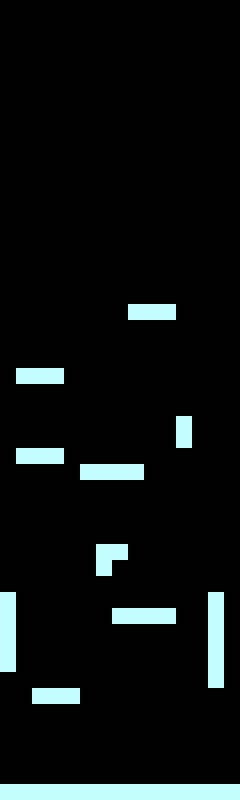

Below is a game level as drawn by its tile map, then a one-line description and the .tmx file that defines it, in full:
An orthogonal 15x50 tile map with 16x16 px tiles, 1 tile layer (tilelayer).

<map version="1.10" tiledversion="1.11.2" orientation="orthogonal" renderorder="right-down" width="15" height="50" tilewidth="16" tileheight="16" infinite="0" nextlayerid="2" nextobjectid="1">
 <editorsettings>
  <export target="../../HEW_2025/Assets/Stages/TestStage.json" format="json" />
 </editorsettings>
 <properties>
  <property name="type" value="StaticBlock" />
 </properties>
 <tileset firstgid="1" source="Block.tsx" />
 <layer id="1" name="tilelayer" width="15" height="50">
  <properties>
   <property name="type" value="StaticBlock" />
  </properties>
  <data encoding="csv">
0,0,0,0,0,0,0,0,0,0,0,0,0,0,0,
0,0,0,0,0,0,0,0,0,0,0,0,0,0,0,
0,0,0,0,0,0,0,0,0,0,0,0,0,0,0,
0,0,0,0,0,0,0,0,0,0,0,0,0,0,0,
0,0,0,0,0,0,0,0,0,0,0,0,0,0,0,
0,0,0,0,0,0,0,0,0,0,0,0,0,0,0,
0,0,0,0,0,0,0,0,0,0,0,0,0,0,0,
0,0,0,0,0,0,0,0,0,0,0,0,0,0,0,
0,0,0,0,0,0,0,0,0,0,0,0,0,0,0,
0,0,0,0,0,0,0,0,0,0,0,0,0,0,0,
0,0,0,0,0,0,0,0,0,0,0,0,0,0,0,
0,0,0,0,0,0,0,0,0,0,0,0,0,0,0,
0,0,0,0,0,0,0,0,0,0,0,0,0,0,0,
0,0,0,0,0,0,0,0,0,0,0,0,0,0,0,
0,0,0,0,0,0,0,0,0,0,0,0,0,0,0,
0,0,0,0,0,0,0,0,0,0,0,0,0,0,0,
0,0,0,0,0,0,0,0,0,0,0,0,0,0,0,
0,0,0,0,0,0,0,0,0,0,0,0,0,0,0,
0,0,0,0,0,0,0,0,0,0,0,0,0,0,0,
0,0,0,0,0,0,0,0,2,2,2,0,0,0,0,
0,0,0,0,0,0,0,0,0,0,0,0,0,0,0,
0,0,0,0,0,0,0,0,0,0,0,0,0,0,0,
0,0,0,0,0,0,0,0,0,0,0,0,0,0,0,
0,2,2,2,0,0,0,0,0,0,0,0,0,0,0,
0,0,0,0,0,0,0,0,0,0,0,0,0,0,0,
0,0,0,0,0,0,0,0,0,0,0,0,0,0,0,
0,0,0,0,0,0,0,0,0,0,0,2,0,0,0,
0,0,0,0,0,0,0,0,0,0,0,2,0,0,0,
0,2,2,2,0,0,0,0,0,0,0,0,0,0,0,
0,0,0,0,0,2,2,2,2,0,0,0,0,0,0,
0,0,0,0,0,0,0,0,0,0,0,0,0,0,0,
0,0,0,0,0,0,0,0,0,0,0,0,0,0,0,
0,0,0,0,0,0,0,0,0,0,0,0,0,0,0,
0,0,0,0,0,0,0,0,0,0,0,0,0,0,0,
0,0,0,0,0,0,2,2,0,0,0,0,0,0,0,
0,0,0,0,0,0,2,0,0,0,0,0,0,0,0,
0,0,0,0,0,0,0,0,0,0,0,0,0,0,0,
2,0,0,0,0,0,0,0,0,0,0,0,0,2,0,
2,0,0,0,0,0,0,2,2,2,2,0,0,2,0,
2,0,0,0,0,0,0,0,0,0,0,0,0,2,0,
2,0,0,0,0,0,0,0,0,0,0,0,0,2,0,
2,0,0,0,0,0,0,0,0,0,0,0,0,2,0,
0,0,0,0,0,0,0,0,0,0,0,0,0,2,0,
0,0,2,2,2,0,0,0,0,0,0,0,0,0,0,
0,0,0,0,0,0,0,0,0,0,0,0,0,0,0,
0,0,0,0,0,0,0,0,0,0,0,0,0,0,0,
0,0,0,0,0,0,0,0,0,0,0,0,0,0,0,
0,0,0,0,0,0,0,0,0,0,0,0,0,0,0,
0,0,0,0,0,0,0,0,0,0,0,0,0,0,0,
2,2,2,2,2,2,2,2,2,2,2,2,2,2,2
</data>
 </layer>
</map>